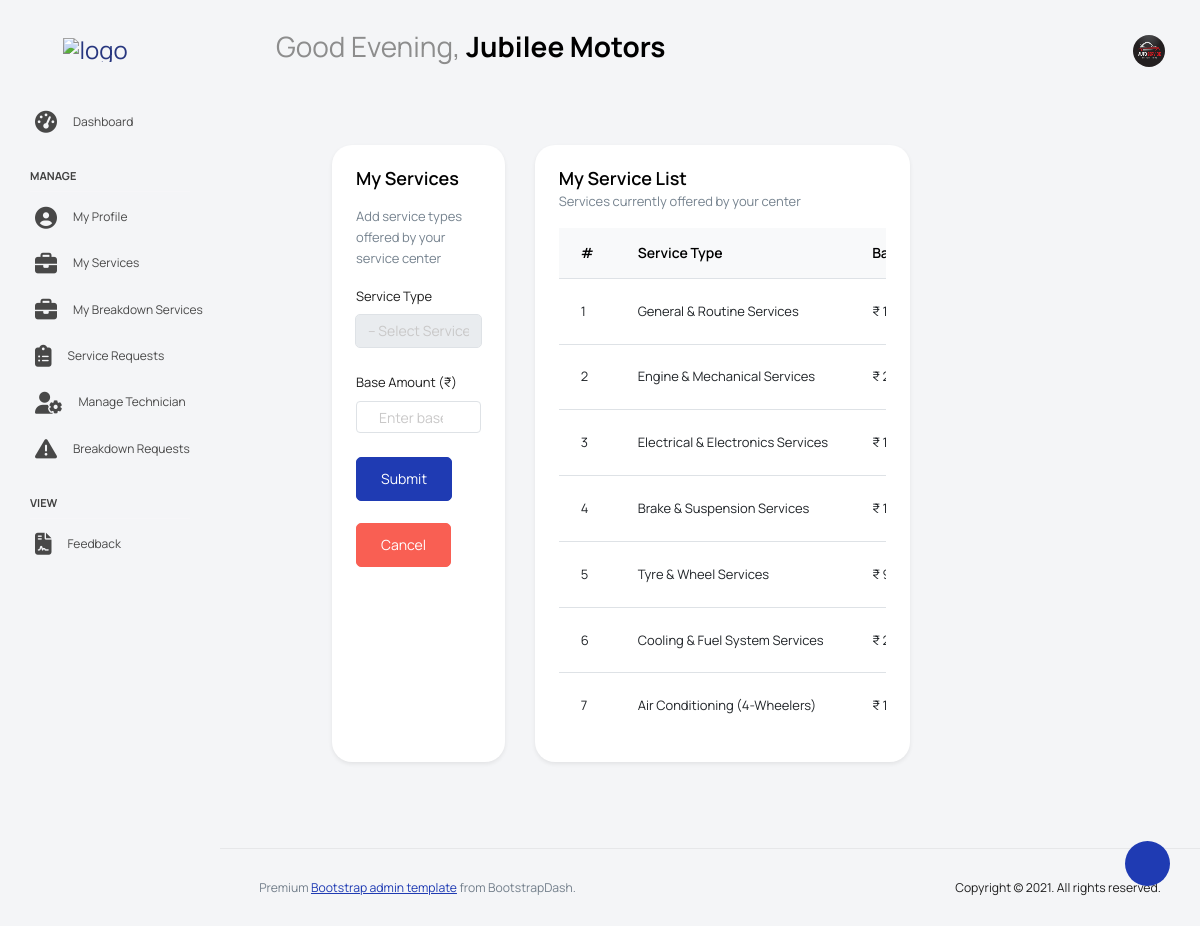
/ServiceCenter/myservices/ (signed in), run on the app's committed database.
### Guest/models.py (models this page shows)
class tbl_servicecenter(models.Model):
    servicecenter_name=models.CharField(max_length=50)
    servicecenter_email=models.CharField(max_length=50)
    servicecenter_contact=models.CharField(max_length=50)
    servicecenter_address=models.CharField(max_length=50)
    servicecenter_logo=models.FileField(upload_to='Assets/ServicecenterDocs/')
    servicecenter_license=models.FileField(upload_to='Assets/ServicecenterDocs/')
    servicecenter_password=models.CharField(max_length=50)
    servicecenter_status=models.IntegerField(default=0)
    servicecenter_regdate=models.DateField(auto_now_add=True)
    place=models.ForeignKey(tbl_place,on_delete=models.CASCADE)

### ServiceCenter/models.py (models this page shows)
class tbl_servicecenterservices(models.Model):
    servicetype=models.ForeignKey(tbl_servicetype,on_delete=models.CASCADE)
    servicecenter=models.ForeignKey(tbl_servicecenter,on_delete=models.CASCADE)
    base_amount=models.DecimalField(max_digits=10, decimal_places=2)

### Admin/models.py (models this page shows)
class tbl_servicetype(models.Model):
    servicetype_name=models.CharField(max_length=50)

### ServiceCenter/views.py (the view)
# urls.py: path('myservices/',views.myservices,name="myservices"),
def myservices(request):
     if 'cid' not in request.session:
      return redirect("Guest:Login")
     else:
        servicetype=tbl_servicetype.objects.all()
        servicecenter=tbl_servicecenter.objects.get(id=request.session['cid'])
        myservices=tbl_servicecenterservices.objects.filter(servicecenter=request.session['cid'])
        if request.method=="POST":
            service_type=tbl_servicetype.objects.get(id=request.POST.get("sel_servicetype"))
            servicecenter=tbl_servicecenter.objects.get(id=request.session['cid'])
            base_amount=request.POST.get("base_amount")
            tbl_servicecenterservices.objects.create(servicetype=service_type,servicecenter=servicecenter,base_amount=base_amount)
            return render(request,"ServiceCenter/MyServices.html",{'msg':"Service added"})
        else:
            return render(request,"ServiceCenter/MyServices.html",{'data':servicetype,'myservices':myservices,'Data':servicecenter})

### ServiceCenter/templates/ServiceCenter/MyServices.html (shortened to what this page needs)
{% extends 'ServiceCenter/Head_service.html' %}
{% block content %}
<div class="main-panel">
  <div class="content-wrapper">
    <div class="row">
      <div class="col-md-4 grid-margin stretch-card">
        <div class="card shadow-sm">
          <div class="card-body">
            <h4 class="card-title">My Services</h4>
            <p class="card-description mb-3">
              Add service types offered by your service center
            </p>
            <form method="post" class="forms-sample">
              <div class="form-group">
                <label for="sel_servicetype">Service Type</label>
                <select class="form-control"
                        name="sel_servicetype"
                        id="sel_servicetype"
                        required>
                  <option value="">-- Select Service Type --</option>
                </select>
              </div>
              <div class="form-group">
                <label for="base_amount">Base Amount (₹)</label>
                <input type="number"
                       class="form-control"
                       name="base_amount"
                       id="base_amount"
                       min="0"
                       step="0.01"
                       placeholder="Enter base price"
                       value="{{ editservice.base_amount|default:'' }}"
                       required>
              </div>
              <div class="mt-3">
                <button type="submit" class="btn btn-primary me-2">
                 Submit
                </button>
                <br><br>
                <a href="{% url 'ServiceCenter:myservices' %}"
                   class="btn btn-danger">
                  Cancel
                </a>
              </div>
            </form>
          </div>
        </div>
      </div>
      <div class="col-md-8 grid-margin stretch-card">
        <div class="card shadow-sm">
          <div class="card-body">
            <div class="d-flex align-items-center justify-content-between mb-3">
              <div>
                <h4 class="card-title mb-1">My Service List</h4>
                <p class="card-description mb-0">
                  Services currently offered by your center
                </p>
              </div>
            </div>
            <div class="table-responsive">
              <table class="table table-hover align-middle">
                <thead class="table-light">
                  <tr>
                    <th style="width:70px;">#</th>
                    <th>Service Type</th>
                    <th>Base Amount (₹)</th>
                  </tr>
                </thead>
                <tbody>
                  {% for i in myservices %}
                  <tr>
                    <td>{{ forloop.counter }}</td>
                    <td>{{ i.servicetype.servicetype_name }}</td>
                    <td>₹ {{ i.base_amount }}</td>
                  </tr>
                  {% endfor %}
                </tbody>
              </table>
            </div>
          </div>
        </div>
      </div>
    </div>
  </div>
</div>
{% endblock content %}

### ServiceCenter/templates/ServiceCenter/Head_service.html (shortened to what this page needs)
{% load static %}
<!DOCTYPE html>
<html lang="en">
<head>
  <link rel="stylesheet" href="{% static 'ServiceCenter/vendors/feather/feather.css' %}">
  <link rel="stylesheet" href="{% static 'ServiceCenter/vendors/mdi/css/materialdesignicons.min.css' %}">
  <link rel="stylesheet" href="{% static 'ServiceCenter/vendors/ti-icons/css/themify-icons.css' %}">
  <link rel="stylesheet" href="{% static 'ServiceCenter/vendors/typicons/typicons.css' %}">
  <link rel="stylesheet" href="{% static 'ServiceCenter/vendors/simple-line-icons/css/simple-line-icons.css' %}">
  <link rel="stylesheet" href="{% static 'ServiceCenter/vendors/css/vendor.bundle.base.css' %}">
  <link rel="stylesheet" href="{% static 'ServiceCenter/vendors/datatables.net-bs4/dataTables.bootstrap4.css' %}">
  <link rel="stylesheet" href="{% static 'ServiceCenter/js/select.dataTables.min.css' %}">
  <link rel="stylesheet" href="{% static 'ServiceCenter/css/vertical-layout-light/style.css' %}">
  <link rel="stylesheet" href="https://cdnjs.cloudflare.com/ajax/libs/font-awesome/6.5.0/css/all.min.css">
</head>
<body>
<div class="container-scroller">
  <nav class="navbar default-layout col-lg-12 col-12 p-0 fixed-top d-flex align-items-top flex-row">
    <div class="text-center navbar-brand-wrapper d-flex align-items-center justify-content-start">
      <div class="me-3">
        <button class="navbar-toggler navbar-toggler align-self-center" type="button" data-bs-toggle="minimize">
          <span class="icon-menu"></span>
        </button>
      </div>
      <div>
        <a class="navbar-brand brand-logo" href="{% url 'ServiceCenter:HomePage' %}">
          <img src="{% static 'ServiceCenter/images/GarageLive_logo.png' %}" alt="logo">
        </a>
      </div>
    </div>
    <div class="navbar-menu-wrapper d-flex align-items-top">
      <ul class="navbar-nav">
        <li class="nav-item font-weight-semibold ms-0">
          <h1 class="welcome-text">
            <span id="greeting"></span>,
            <span class="text-black fw-bold">{{ Data.servicecenter_name }}</span>
          </h1>
        </li>
      </ul>
      <ul class="navbar-nav ms-auto">
        <li class="nav-item dropdown user-dropdown">
          <a class="nav-link" id="UserDropdown" href="#" data-bs-toggle="dropdown" aria-expanded="false">
            <img class="img-xs rounded-circle" src="{{ Data.servicecenter_logo.url }}" alt="Profile image">
          </a>
        </li>
      </ul>
    </div>
  </nav>
  <div class="container-fluid page-body-wrapper">
    <div class="theme-setting-wrapper">
      <div id="settings-trigger"><i class="ti-settings"></i></div>
    </div>
    <nav class="sidebar sidebar-offcanvas" id="sidebar">
      <ul class="nav">
        <li class="nav-item">
          <a class="nav-link" href="{% url 'ServiceCenter:HomePage' %}">
            <i class="menu-icon fa-solid fa-tachometer-alt"></i>
            <span class="menu-title">Dashboard</span>
          </a>
        </li>
        <li class="nav-item nav-category">Manage</li>
        <li class="nav-item">
          <a class="nav-link" href="{% url 'ServiceCenter:profile' %}">
            <i class="menu-icon fa-solid fa-user-circle"></i>
            <span class="menu-title">My Profile</span>
          </a>
        </li>
        <li class="nav-item">
          <a class="nav-link" href="{% url 'ServiceCenter:myservices' %}">
            <i class="menu-icon fa-solid fa-briefcase"></i>
            <span class="menu-title">My Services</span>
          </a>
        </li>
         <li class="nav-item">
            <a class="nav-link" href="{% url 'ServiceCenter:my_breakdown_services' %}">
              <i class="menu-icon fa-solid fa-briefcase"></i>
              <span class="menu-title">My Breakdown Services</span>
            </a>
          </li>
        <li class="nav-item">
          <a class="nav-link" href="{% url 'ServiceCenter:service_request' %}">
            <i class="menu-icon fa-solid fa-clipboard-list"></i>
            <span class="menu-title">Service Requests</span>
          </a>
        </li>
        <li class="nav-item">
          <a class="nav-link" href="{% url 'ServiceCenter:technician' %}">
            <i class="menu-icon fa-solid fa-user-cog"></i>
            <span class="menu-title">Manage Technician</span>
          </a>
        </li>
          <li class="nav-item">
            <a class="nav-link" href="{% url 'ServiceCenter:breakdownrequest' %}">
              <i class="menu-icon fa-solid - fa-triangle-exclamation"></i>
              <span class="menu-title">Breakdown Requests</span>
            </a>
          </li>
        <li class="nav-item nav-category">View</li>
          <li class="nav-item">
            <a class="nav-link" href="{% url 'ServiceCenter:view_feedback' %}">
              <i class="menu-icon fa-solid fa-file-contract"></i>
              <span class="menu-title">Feedback</span>
            </a>
          </li>
      </ul>
    </nav>
    <div class="main-panel">
      <div class="content-wrapper">
        {% block content %}
        {% endblock content %}
      </div>
      <footer class="footer">
        <div class="d-sm-flex justify-content-center justify-content-sm-between">
          <span class="text-muted text-center text-sm-left d-block d-sm-inline-block">
            Premium <a href="https://www.bootstrapdash.com/" target="_blank">Bootstrap admin template</a> from BootstrapDash.
          </span>
          <span class="float-none float-sm-right d-block mt-1 mt-sm-0 text-center">
            Copyright © 2021. All rights reserved.
          </span>
        </div>
      </footer>
    </div>
  </div>
</div>
</body>
</html>

### data on the page
tbl_servicecenter: servicecenter_name "Jubilee Motors", servicecenter_logo (picture)
tbl_servicecenterservices: servicetype.servicetype_name "General & Routine Services"
tbl_servicecenterservices: servicetype.servicetype_name "Engine & Mechanical Services"
tbl_servicecenterservices: servicetype.servicetype_name "Electrical & Electronics Services"
tbl_servicecenterservices: servicetype.servicetype_name "Brake & Suspension Services"
tbl_servicecenterservices: servicetype.servicetype_name "Tyre & Wheel Services"
tbl_servicecenterservices: servicetype.servicetype_name "Cooling & Fuel System Services"
tbl_servicecenterservices: servicetype.servicetype_name "Air Conditioning (4-Wheelers)"
